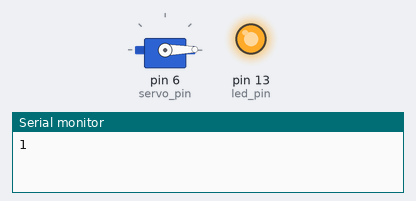
This sketch was run on a simulated Arduino Uno, built with avr-gcc and run on an emulated ATmega328P. Parts: servo, output pins drawn as LEDs (lit = HIGH), the last lines printed to the serial monitor.

Above: at 0.05 s.
At 4.45 s:
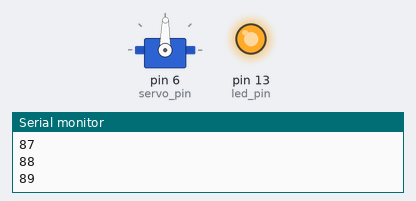
At 8.95 s:
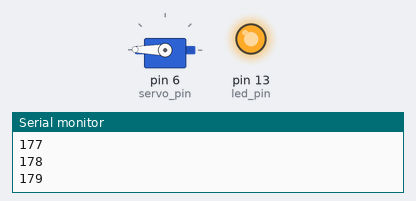
At 18.05 s:
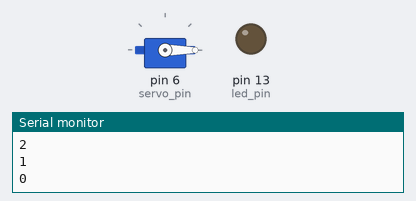
Timing chart, 0 to 23.5 s (numbered marks = the images above):
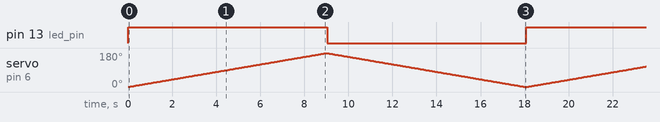

The sketch:

ServoTest.ino
```cpp
#include <Servo.h>

Servo myServo;

int servo_pin = 6;
int led_pin = 13;
int angle = 0;
bool changed = false;

void setup() {
  pinMode(led_pin, OUTPUT);
  pinMode(servo_pin, OUTPUT);
  myServo.attach(servo_pin);
  myServo.write(angle);
  Serial.begin(115200);
}

void loop() {
  if (!changed) {
    angle++;
    digitalWrite(led_pin, HIGH);
  } else {
    angle--;
    digitalWrite(led_pin, LOW);
  }

  if (angle >= 180) changed = true;
  if (angle <= 0) changed = false;

  Serial.println(angle);
  myServo.write(angle);

  delay(50);
}
```

Measured:
- by itself, pin 13 (led_pin): alternates HIGH for 9.0 s and LOW for 9.0 s
